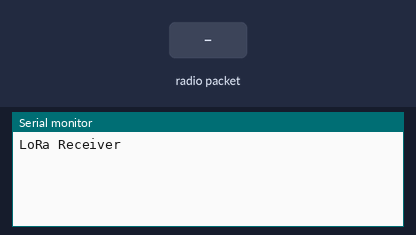
Recording of a sketch running on a simulated Arduino Uno, built with avr-gcc and run on an emulated ATmega328P. On the bench: the last lines printed to the serial monitor. Inputs (shaded band) come from the test bench. No radio packets arrive unless stated.

Above: at 5.8 s.
5.9 s: radio packet "5" arrives
At 10.5 s:
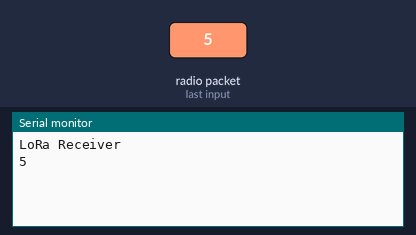
15.2 s: radio packet "90" arrives
At 20.1 s:
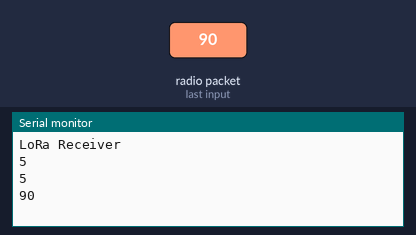
20.2 s: radio packet "200" arrives
At 25.5 s:
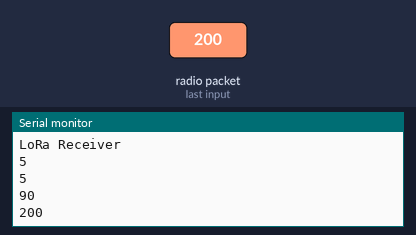
Timing chart, 0 to 27.0 s (numbered marks = the images above; inputs shaded):
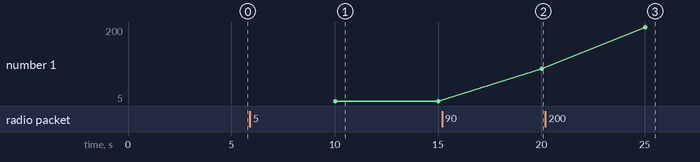

Measured:
- after the input at 5.9 s, the serial monitor: prints a new line after 4.1 s (image 1)
- after the input at 15.2 s, the serial monitor: prints a new line after 4.8 s (image 2)
- after the input at 20.2 s, the serial monitor: prints a new line after 4.8 s (image 3)
- plotted number 1: 5 → 90 after the input at 15.2 s, 90 → 200 after the input at 20.2 s

The sketch:

LoRa_Receiver.ino
```cpp
#include <SPI.h>
#include <LoRa.h>   //Download here: http://electronoobs.com/eng_arduino_LoRa_SX1278.php.php
String inString = "";    // string to hold input
String val = "";

void setup() {
  Serial.begin(9600);

  while (!Serial);
  Serial.println("LoRa Receiver");
  if (!LoRa.begin(868E6)) { // or 915E6
    Serial.println("Starting LoRa failed!");
    while (1);
  }
}

void loop() {

  // try to parse packet
  int packetSize = LoRa.parsePacket();
  if (packetSize) {
    // read packet
    while (LoRa.available())
    {
      int inChar = LoRa.read();
      inString += (char)inChar;
      val = inString.toInt();
    }
    inString = "";
    LoRa.packetRssi();
  }

  Serial.println(val);
  delay(5000);
}
```
